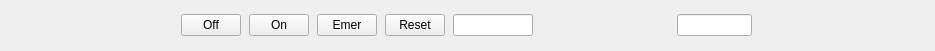
<?xml version="1.0" encoding="UTF-8"?>
<ui version="4.0">
 <class>Form</class>
 <widget class="QWidget" name="Form">
  <property name="geometry">
   <rect>
    <x>0</x>
    <y>0</y>
    <width>935</width>
    <height>51</height>
   </rect>
  </property>
  <property name="windowTitle">
   <string>Form</string>
  </property>
  <layout class="QHBoxLayout" name="horizontalLayout_3">
   <item>
    <layout class="QHBoxLayout" name="horizontalLayout_2">
     <item>
      <widget class="PyDMLabel" name="PyDMLabel">
       <property name="minimumSize">
        <size>
         <width>160</width>
         <height>0</height>
        </size>
       </property>
       <property name="maximumSize">
        <size>
         <width>160</width>
         <height>16777215</height>
        </size>
       </property>
       <property name="toolTip">
        <string/>
       </property>
       <property name="channel" stdset="0">
        <string>ca://${MPOD_CHAN}:VoltageMeasure.DESC</string>
       </property>
      </widget>
     </item>
     <item>
      <widget class="PyDMPushButton" name="PyDMPushButton">
       <property name="minimumSize">
        <size>
         <width>60</width>
         <height>0</height>
        </size>
       </property>
       <property name="maximumSize">
        <size>
         <width>60</width>
         <height>16777215</height>
        </size>
       </property>
       <property name="toolTip">
        <string/>
       </property>
       <property name="text">
        <string>Off</string>
       </property>
       <property name="channel" stdset="0">
        <string>ca://${MPOD_CHAN}:Control:setOn</string>
       </property>
       <property name="pressValue" stdset="0">
        <string>0</string>
       </property>
      </widget>
     </item>
     <item>
      <widget class="PyDMPushButton" name="PyDMPushButton_2">
       <property name="minimumSize">
        <size>
         <width>60</width>
         <height>0</height>
        </size>
       </property>
       <property name="maximumSize">
        <size>
         <width>60</width>
         <height>16777215</height>
        </size>
       </property>
       <property name="toolTip">
        <string/>
       </property>
       <property name="text">
        <string>On</string>
       </property>
       <property name="channel" stdset="0">
        <string>ca://${MPOD_CHAN}:Control:setOn</string>
       </property>
       <property name="pressValue" stdset="0">
        <string>1</string>
       </property>
      </widget>
     </item>
     <item>
      <widget class="PyDMPushButton" name="PyDMPushButton_3">
       <property name="minimumSize">
        <size>
         <width>60</width>
         <height>0</height>
        </size>
       </property>
       <property name="maximumSize">
        <size>
         <width>60</width>
         <height>16777215</height>
        </size>
       </property>
       <property name="toolTip">
        <string/>
       </property>
       <property name="text">
        <string>Emer</string>
       </property>
       <property name="channel" stdset="0">
        <string>ca://${MPOD_CHAN}:Control:setEmergency</string>
       </property>
       <property name="pressValue" stdset="0">
        <string>1</string>
       </property>
      </widget>
     </item>
     <item>
      <widget class="PyDMPushButton" name="PyDMPushButton_4">
       <property name="minimumSize">
        <size>
         <width>60</width>
         <height>0</height>
        </size>
       </property>
       <property name="maximumSize">
        <size>
         <width>60</width>
         <height>16777215</height>
        </size>
       </property>
       <property name="toolTip">
        <string/>
       </property>
       <property name="text">
        <string>Reset</string>
       </property>
       <property name="channel" stdset="0">
        <string>ca://${MPOD_CHAN}:Control:setEmergency</string>
       </property>
       <property name="pressValue" stdset="0">
        <string>0</string>
       </property>
      </widget>
     </item>
     <item>
      <widget class="PyDMLineEdit" name="PyDMLineEdit">
       <property name="minimumSize">
        <size>
         <width>80</width>
         <height>0</height>
        </size>
       </property>
       <property name="maximumSize">
        <size>
         <width>80</width>
         <height>16777215</height>
        </size>
       </property>
       <property name="toolTip">
        <string/>
       </property>
       <property name="precision" stdset="0">
        <number>1</number>
       </property>
       <property name="showUnits" stdset="0">
        <bool>true</bool>
       </property>
       <property name="precisionFromPV" stdset="0">
        <bool>false</bool>
       </property>
       <property name="channel" stdset="0">
        <string>ca://${MPOD_CHAN}:VoltageSet</string>
       </property>
      </widget>
     </item>
     <item>
      <widget class="PyDMLabel" name="PyDMLabel_2">
       <property name="minimumSize">
        <size>
         <width>80</width>
         <height>0</height>
        </size>
       </property>
       <property name="maximumSize">
        <size>
         <width>80</width>
         <height>16777215</height>
        </size>
       </property>
       <property name="toolTip">
        <string/>
       </property>
       <property name="precision" stdset="0">
        <number>1</number>
       </property>
       <property name="showUnits" stdset="0">
        <bool>true</bool>
       </property>
       <property name="precisionFromPV" stdset="0">
        <bool>false</bool>
       </property>
       <property name="channel" stdset="0">
        <string>ca://${MPOD_CHAN}:VoltageMeasure</string>
       </property>
      </widget>
     </item>
     <item>
      <widget class="PyDMDrawingCircle" name="PyDMDrawingCircle">
       <property name="minimumSize">
        <size>
         <width>20</width>
         <height>0</height>
        </size>
       </property>
       <property name="maximumSize">
        <size>
         <width>20</width>
         <height>16777215</height>
        </size>
       </property>
       <property name="toolTip">
        <string/>
       </property>
       <property name="alarmSensitiveContent" stdset="0">
        <bool>true</bool>
       </property>
       <property name="alarmSensitiveBorder" stdset="0">
        <bool>true</bool>
       </property>
       <property name="channel" stdset="0">
        <string>ca://${MPOD_CHAN}:isVoltageRamp</string>
       </property>
       <property name="brush" stdset="0">
        <brush brushstyle="SolidPattern">
         <color alpha="255">
          <red>170</red>
          <green>255</green>
          <blue>0</blue>
         </color>
        </brush>
       </property>
      </widget>
     </item>
     <item>
      <spacer name="horizontalSpacer">
       <property name="orientation">
        <enum>Qt::Horizontal</enum>
       </property>
       <property name="sizeType">
        <enum>QSizePolicy::Minimum</enum>
       </property>
       <property name="sizeHint" stdset="0">
        <size>
         <width>20</width>
         <height>20</height>
        </size>
       </property>
      </spacer>
     </item>
     <item>
      <widget class="PyDMLineEdit" name="PyDMLineEdit_2">
       <property name="minimumSize">
        <size>
         <width>75</width>
         <height>0</height>
        </size>
       </property>
       <property name="maximumSize">
        <size>
         <width>75</width>
         <height>16777215</height>
        </size>
       </property>
       <property name="toolTip">
        <string/>
       </property>
       <property name="precision" stdset="0">
        <number>1</number>
       </property>
       <property name="showUnits" stdset="0">
        <bool>true</bool>
       </property>
       <property name="precisionFromPV" stdset="0">
        <bool>false</bool>
       </property>
       <property name="channel" stdset="0">
        <string>ca://${MPOD_CHAN}:CurrentSet</string>
       </property>
       <property name="displayFormat" stdset="0">
        <enum>PyDMLineEdit::Exponential</enum>
       </property>
      </widget>
     </item>
     <item>
      <widget class="PyDMLabel" name="PyDMLabel_3">
       <property name="minimumSize">
        <size>
         <width>75</width>
         <height>0</height>
        </size>
       </property>
       <property name="maximumSize">
        <size>
         <width>75</width>
         <height>16777215</height>
        </size>
       </property>
       <property name="toolTip">
        <string/>
       </property>
       <property name="showUnits" stdset="0">
        <bool>true</bool>
       </property>
       <property name="precisionFromPV" stdset="0">
        <bool>true</bool>
       </property>
       <property name="channel" stdset="0">
        <string>ca://${MPOD_CHAN}:CurrentMeasure</string>
       </property>
       <property name="displayFormat" stdset="0">
        <enum>PyDMLabel::Exponential</enum>
       </property>
      </widget>
     </item>
     <item>
      <widget class="PyDMDrawingCircle" name="PyDMDrawingCircle_3">
       <property name="minimumSize">
        <size>
         <width>20</width>
         <height>0</height>
        </size>
       </property>
       <property name="maximumSize">
        <size>
         <width>20</width>
         <height>16777215</height>
        </size>
       </property>
       <property name="toolTip">
        <string/>
       </property>
       <property name="alarmSensitiveContent" stdset="0">
        <bool>true</bool>
       </property>
       <property name="alarmSensitiveBorder" stdset="0">
        <bool>true</bool>
       </property>
       <property name="channel" stdset="0">
        <string>ca://${MPOD_CHAN}:isTrip</string>
       </property>
       <property name="brush" stdset="0">
        <brush brushstyle="SolidPattern">
         <color alpha="255">
          <red>170</red>
          <green>255</green>
          <blue>0</blue>
         </color>
        </brush>
       </property>
      </widget>
     </item>
     <item>
      <spacer name="horizontalSpacer_2">
       <property name="orientation">
        <enum>Qt::Horizontal</enum>
       </property>
       <property name="sizeType">
        <enum>QSizePolicy::Minimum</enum>
       </property>
       <property name="sizeHint" stdset="0">
        <size>
         <width>20</width>
         <height>20</height>
        </size>
       </property>
      </spacer>
     </item>
     <item>
      <widget class="PyDMDrawingCircle" name="PyDMDrawingCircle_2">
       <property name="minimumSize">
        <size>
         <width>20</width>
         <height>0</height>
        </size>
       </property>
       <property name="maximumSize">
        <size>
         <width>20</width>
         <height>16777215</height>
        </size>
       </property>
       <property name="toolTip">
        <string/>
       </property>
       <property name="alarmSensitiveContent" stdset="0">
        <bool>true</bool>
       </property>
       <property name="alarmSensitiveBorder" stdset="0">
        <bool>true</bool>
       </property>
       <property name="channel" stdset="0">
        <string>ca://${MPOD_CHAN}:isEmergency</string>
       </property>
       <property name="brush" stdset="0">
        <brush brushstyle="SolidPattern">
         <color alpha="255">
          <red>170</red>
          <green>255</green>
          <blue>0</blue>
         </color>
        </brush>
       </property>
      </widget>
     </item>
    </layout>
   </item>
  </layout>
 </widget>
 <customwidgets>
  <customwidget>
   <class>PyDMLabel</class>
   <extends>QLabel</extends>
   <header>pydm.widgets.label</header>
  </customwidget>
  <customwidget>
   <class>PyDMDrawingCircle</class>
   <extends>QWidget</extends>
   <header>pydm.widgets.drawing</header>
  </customwidget>
  <customwidget>
   <class>PyDMLineEdit</class>
   <extends>QLineEdit</extends>
   <header>pydm.widgets.line_edit</header>
  </customwidget>
  <customwidget>
   <class>PyDMPushButton</class>
   <extends>QPushButton</extends>
   <header>pydm.widgets.pushbutton</header>
  </customwidget>
 </customwidgets>
 <resources/>
 <connections/>
</ui>
